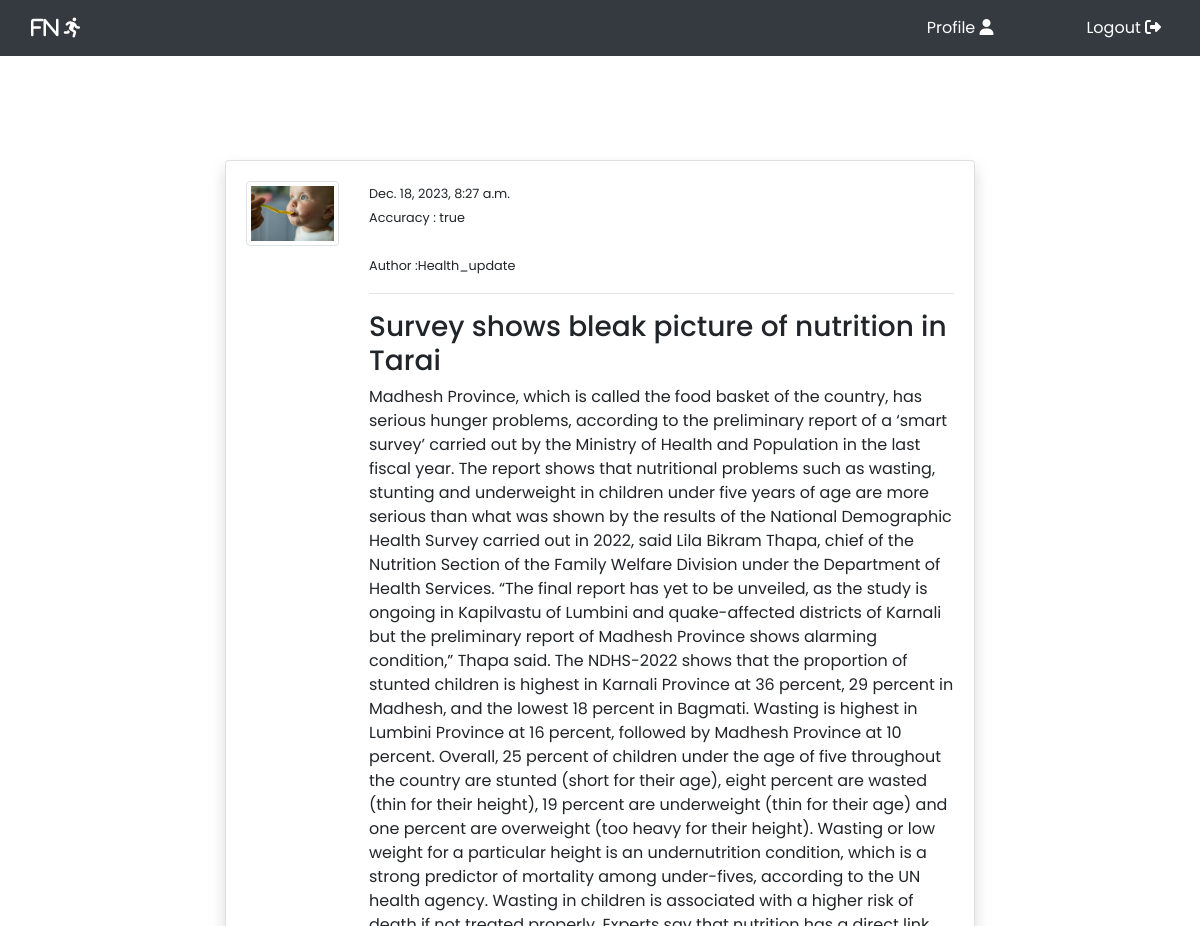
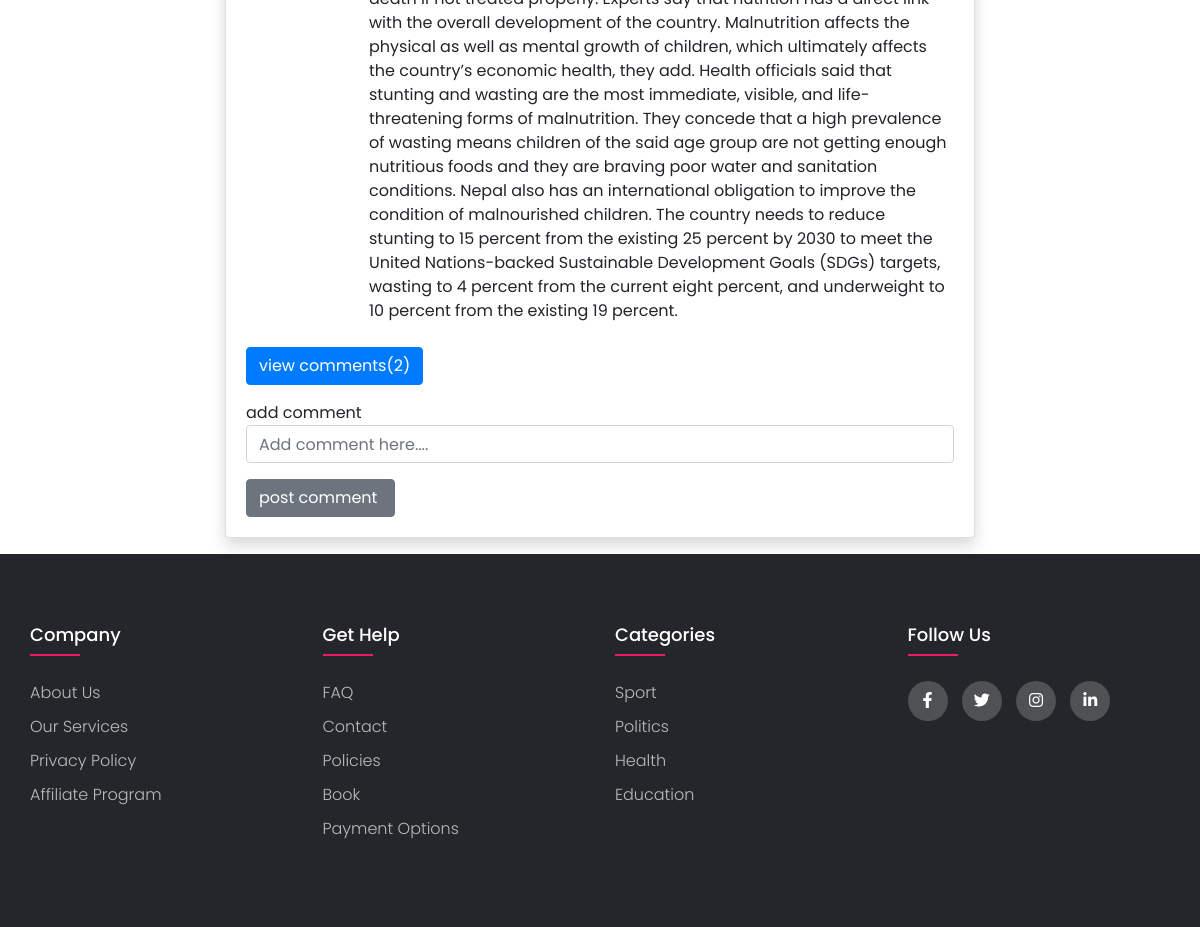
The app's page /post_details/46/ (signed in) with its own data (2 pictures, top to bottom).
### myblog/models.py (models this page shows, shortened)
class BlogModel(models.Model):
    category = models.CharField(default="general",max_length=10,
    choices=[
        ('sport', 'Sport'),
        ('politics', 'Politics'),
        ('economics', 'Economics'),
        ('weather', 'Weather'),
        ('health', 'Health'),
        ('education', 'Education'),
    ]
    )
    title = models.CharField(max_length=100)
    content = models.TextField()
    author = models.ForeignKey(User,on_delete=models.CASCADE)
    date_created = models.DateTimeField(auto_now_add=True)
    accuracy = models.TextField(default="true")
    class Meta:
        ordering = ('-date_created',)
    def Count_cmnt(self):
        return self.postcomments_set.all().count()

### Accounts/models.py (models this page shows, shortened)
class AccountModel(models.Model):
    user = models.OneToOneField(User, on_delete=models.CASCADE)
    image=models.ImageField(default='default.png',upload_to='account' , validators=[FileExtensionValidator(['png','jpg','jpeg'])])

### myblog/views.py (the view)
# urls.py: path('post_details/<int:pk>/', views.Post_details , name='post_details'),
def Post_details(request,pk):
    post = BlogModel.objects.get(id=pk)
    if request.method == 'POST':
        c_form = CommentForm(request.POST)
        if c_form.is_valid():
            isinstance = c_form.save(commit=False)
            isinstance.user = request.user
            isinstance.post = post
            isinstance.save()
            return redirect('post_details',pk=post.id)
    else:
        c_form = CommentForm()
    post=BlogModel.objects.get(id=pk)
    context ={
        'post':post,
        'c_form':c_form
    }
    return render(request,'blogs/post_details.html',context)

### myblog/forms.py
class CommentForm(forms.ModelForm):
    content = forms.CharField(
        label='', widget=forms.TextInput(attrs={'placeholder': 'Add comment here....'}))
    class Meta:
        model = PostComments
        fields = ('content',)

### templates/blogs/post_details.html (shortened to what this page needs)
{% extends 'baseFiles/base.html' %}
{% load crispy_forms_tags %}
{% block content %}
<div class="container">
    <div class="row mt-5 pt-5">
        <div class="col-md-8 offset-md-2">
            <div class="card my-3 shadow">
                <div class="card-body">
                    <div class="row">
                        <div class="col-md-2">
                            <small> <img class="img-thumbnail" src="{{post.author.accountmodel.image.url}}"
                                    alt="image1"></small>
                        </div>
                        <div class="col-md-10">
                            <small>{{ post.date_created }}</small>
                            <br>
                            <small>Accuracy : {{ post.accuracy }}</small>
                            <br>
                            <br>
                            <small> Author :{{ post.author.username }}</small>
                            <hr>
                            <h3>{{post.title}}</h3>
                            <p>{{post.content}}</p>
                        </div>
                    </div>
                    {% if request.user.is_authenticated %}
                    <p class="mt-2">
                        <a class="btn btn-primary" data-toggle="collapse" href="#collapseExample" role="button"
                            aria-expanded="false" aria-controls="collapseExample">
                            view comments({{post.Count_cmnt}})
                        </a>
                    </p>
                    add comment
                    <form method="POST">
                        {{c_form | crispy}}
                        <input class="btn btn-secondary" type="submit" value="post comment ">
                    </form>
                    {% endif %}
                </div>
            </div>
        </div>
    </div>
</div>
{% endblock %}

### templates/baseFiles/footer.html (style rules this page uses)
body { line-height: 1.5; font-family: 'Poppins', sans-serif; }
* { margin: 0; padding: 0; box-sizing: border-box; }
.container { max-width: 1170px; margin: auto; }
.row { display: flex; flex-wrap: wrap; }

### records on screen
BlogModel: author.accountmodel.image (picture), date_created "Dec. 18, 2023, 8:27 a.m.", accuracy "true", author.username "Health_update", title "Survey shows bleak picture of nutrition in Tarai", content "Madhesh Province, which is called the food basket of the country, has serious hunger problems, according to the preliminary report of a ‘smart survey’ carried out by the Ministry of Health and Population in the last fiscal year. The report shows that nutritional problems such as wasting, stunting and underweight in children under five years of age are more serious than what was shown by the results of the National Demographic Health Survey carried out in 2022, said Lila Bikram Thapa, chief of the Nutrition Section of the Family Welfare Division under the Department of Health Services. “The final report has yet to be unveiled, as the study is ongoing in Kapilvastu of Lumbini and…", Count_cmnt "2"
